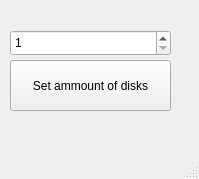
<?xml version="1.0" encoding="UTF-8"?>
<ui version="4.0">
 <class>MainWindow</class>
 <widget class="QMainWindow" name="MainWindow">
  <property name="geometry">
   <rect>
    <x>0</x>
    <y>0</y>
    <width>199</width>
    <height>179</height>
   </rect>
  </property>
  <property name="windowTitle">
   <string>MainWindow</string>
  </property>
  <widget class="QWidget" name="centralwidget">
   <widget class="QPushButton" name="pushButton">
    <property name="geometry">
     <rect>
      <x>10</x>
      <y>60</y>
      <width>161</width>
      <height>51</height>
     </rect>
    </property>
    <property name="text">
     <string>Set ammount of disks</string>
    </property>
   </widget>
   <widget class="QSpinBox" name="spinBox">
    <property name="geometry">
     <rect>
      <x>10</x>
      <y>30</y>
      <width>161</width>
      <height>26</height>
     </rect>
    </property>
    <property name="minimum">
     <number>1</number>
    </property>
    <property name="maximum">
     <number>39</number>
    </property>
   </widget>
  </widget>
  <widget class="QMenuBar" name="menubar">
   <property name="geometry">
    <rect>
     <x>0</x>
     <y>0</y>
     <width>199</width>
     <height>22</height>
    </rect>
   </property>
  </widget>
  <widget class="QStatusBar" name="statusbar"/>
 </widget>
 <resources/>
 <connections/>
</ui>
